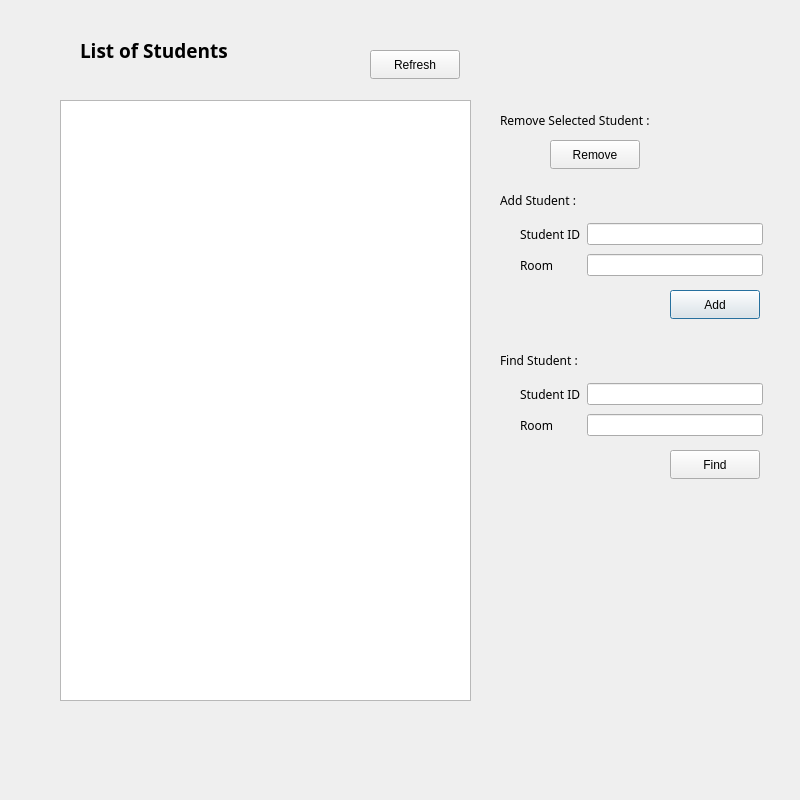
<?xml version="1.0" encoding="UTF-8"?>
<ui version="4.0">
 <class>thirdWindow</class>
 <widget class="QDialog" name="thirdWindow">
  <property name="geometry">
   <rect>
    <x>0</x>
    <y>0</y>
    <width>800</width>
    <height>800</height>
   </rect>
  </property>
  <property name="windowTitle">
   <string>Administration</string>
  </property>
  <property name="windowIcon">
   <iconset theme="QIcon::ThemeIcon::DocumentProperties"/>
  </property>
  <widget class="QListWidget" name="listWidget_list">
   <property name="geometry">
    <rect>
     <x>60</x>
     <y>100</y>
     <width>411</width>
     <height>601</height>
    </rect>
   </property>
  </widget>
  <widget class="QPushButton" name="pushButton_add">
   <property name="geometry">
    <rect>
     <x>670</x>
     <y>290</y>
     <width>90</width>
     <height>29</height>
    </rect>
   </property>
   <property name="text">
    <string>Add</string>
   </property>
  </widget>
  <widget class="QPushButton" name="pushButton_remove">
   <property name="geometry">
    <rect>
     <x>550</x>
     <y>140</y>
     <width>90</width>
     <height>29</height>
    </rect>
   </property>
   <property name="text">
    <string>Remove</string>
   </property>
  </widget>
  <widget class="QLabel" name="label">
   <property name="geometry">
    <rect>
     <x>80</x>
     <y>20</y>
     <width>221</width>
     <height>61</height>
    </rect>
   </property>
   <property name="font">
    <font>
     <family>Segoe Script</family>
     <pointsize>14</pointsize>
     <bold>true</bold>
    </font>
   </property>
   <property name="text">
    <string>List of Students</string>
   </property>
  </widget>
  <widget class="QLabel" name="label_3">
   <property name="geometry">
    <rect>
     <x>500</x>
     <y>110</y>
     <width>231</width>
     <height>20</height>
    </rect>
   </property>
   <property name="font">
    <font>
     <family>Segoe Print</family>
    </font>
   </property>
   <property name="text">
    <string>Remove Selected Student :</string>
   </property>
  </widget>
  <widget class="QPushButton" name="pushButton_display">
   <property name="geometry">
    <rect>
     <x>370</x>
     <y>50</y>
     <width>90</width>
     <height>29</height>
    </rect>
   </property>
   <property name="text">
    <string>Refresh</string>
   </property>
  </widget>
  <widget class="QLabel" name="label_6">
   <property name="geometry">
    <rect>
     <x>500</x>
     <y>190</y>
     <width>121</width>
     <height>20</height>
    </rect>
   </property>
   <property name="font">
    <font>
     <family>Segoe Print</family>
    </font>
   </property>
   <property name="text">
    <string>Add Student :</string>
   </property>
  </widget>
  <widget class="QPushButton" name="pushButton_find">
   <property name="geometry">
    <rect>
     <x>670</x>
     <y>450</y>
     <width>90</width>
     <height>29</height>
    </rect>
   </property>
   <property name="text">
    <string>Find</string>
   </property>
  </widget>
  <widget class="QLabel" name="label_5">
   <property name="geometry">
    <rect>
     <x>500</x>
     <y>350</y>
     <width>111</width>
     <height>20</height>
    </rect>
   </property>
   <property name="font">
    <font>
     <family>Segoe Print</family>
    </font>
   </property>
   <property name="text">
    <string>Find Student :</string>
   </property>
  </widget>
  <widget class="QWidget" name="">
   <property name="geometry">
    <rect>
     <x>520</x>
     <y>380</y>
     <width>243</width>
     <height>61</height>
    </rect>
   </property>
   <layout class="QGridLayout" name="gridLayout">
    <item row="0" column="0">
     <widget class="QLabel" name="label_7">
      <property name="font">
       <font>
        <family>Segoe Print</family>
       </font>
      </property>
      <property name="text">
       <string>Student ID</string>
      </property>
     </widget>
    </item>
    <item row="0" column="1">
     <widget class="QLineEdit" name="lineEdit_StudentId_search"/>
    </item>
    <item row="1" column="0">
     <widget class="QLabel" name="label_8">
      <property name="font">
       <font>
        <family>Segoe Print</family>
       </font>
      </property>
      <property name="text">
       <string>Room</string>
      </property>
     </widget>
    </item>
    <item row="1" column="1">
     <widget class="QLineEdit" name="lineEdit_room_search"/>
    </item>
   </layout>
  </widget>
  <widget class="QWidget" name="">
   <property name="geometry">
    <rect>
     <x>520</x>
     <y>220</y>
     <width>243</width>
     <height>61</height>
    </rect>
   </property>
   <layout class="QGridLayout" name="gridLayout_2">
    <item row="0" column="0">
     <widget class="QLabel" name="label_2">
      <property name="font">
       <font>
        <family>Segoe Print</family>
       </font>
      </property>
      <property name="text">
       <string>Student ID</string>
      </property>
     </widget>
    </item>
    <item row="0" column="1">
     <widget class="QLineEdit" name="lineEdit_newStudentId"/>
    </item>
    <item row="1" column="0">
     <widget class="QLabel" name="label_4">
      <property name="font">
       <font>
        <family>Segoe Print</family>
       </font>
      </property>
      <property name="text">
       <string>Room</string>
      </property>
     </widget>
    </item>
    <item row="1" column="1">
     <widget class="QLineEdit" name="lineEdit_newStudentRoom"/>
    </item>
   </layout>
  </widget>
 </widget>
 <resources/>
 <connections/>
</ui>
